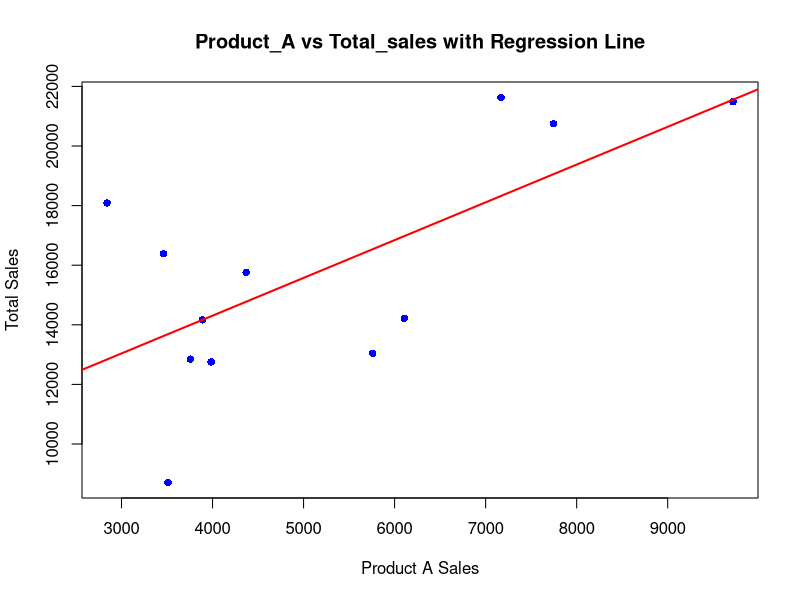

Generate this figure with R:
# Load required libraries
library(dplyr)

# Set seed for reproducibility
set.seed(123)

# 1. Create sales_data DataFrame
sales_data <- data.frame(
  Month = month.name,
  Product_A = sample(1000:10000, 12, replace = TRUE),
  Product_B = sample(1000:10000, 12, replace = TRUE),
  Product_C = sample(1000:10000, 12, replace = TRUE)
)

# 2. Total annual sale for each product
total_annual_sales <- colSums(sales_data[, 2:4])
print("Total Annual Sales for each product:")
print(total_annual_sales)

# 3. Month with highest sale for each product
max_sales_month <- sapply(sales_data[, 2:4], function(x) sales_data$Month[which.max(x)])
print("Month with highest sales for each product:")
print(max_sales_month)

# 4. Add Total_sales column
sales_data$Total_sales <- rowSums(sales_data[, 2:4])
print("Sales data with Total_sales:")
print(sales_data)

# 5. Filter: Total_sales > 20000 and Product_B > Product_A
filtered_sales <- sales_data %>%
  filter(Total_sales > 20000 & Product_B > Product_A)
print("Filtered data (Total_sales > 20000 and Product_B > Product_A):")
print(filtered_sales)

# 6. Correlation matrix
cor_matrix <- cor(sales_data[, 2:5])
print("Correlation Matrix:")
print(cor_matrix)

# 7. Covariance matrix
cov_matrix <- cov(sales_data[, 2:5])
print("Covariance Matrix:")
print(cov_matrix)

# 8. Interquartile Range (IQR)
iqr_values <- apply(sales_data[, 2:5], 2, IQR)
print("IQR for each variable:")
print(iqr_values)

# 9. Linear Regression: Predict Total_sales
model <- lm(Total_sales ~ Product_A + Product_B + Product_C, data = sales_data)

# 9.1. Summary and Intercept
summary_model <- summary(model)
print("Linear Regression Summary:")
print(summary_model)

intercept <- coef(model)[1]
print(paste("Intercept:", intercept))

# 9.2. Prediction on new data
new_data <- data.frame(
  Product_A = 7000,
  Product_B = 8000,
  Product_C = 6500
)

predicted_total <- predict(model, newdata = new_data)
print("Predicted Total Sales for new data:")
print(predicted_total)

# 9.3. Plot regression line for Product_A vs Total_sales
plot(sales_data$Product_A, sales_data$Total_sales,
     main = "Product_A vs Total_sales with Regression Line",
     xlab = "Product A Sales", ylab = "Total Sales",
     pch = 16, col = "blue")

model_simple <- lm(Total_sales ~ Product_A, data = sales_data)
abline(model_simple, col = "red", lwd = 2)
